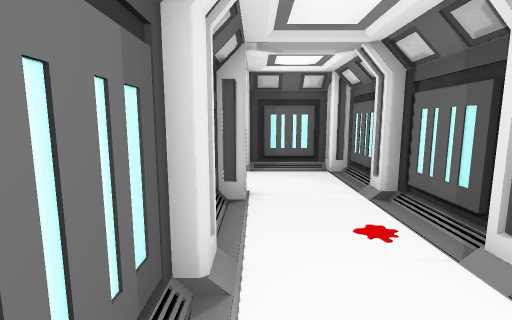
[1] (above)

12 first-person views from a walk through a 3-D level made in the Unity game engine. The camera is 1.5 m above the floor, tilts 8° down and sees 85° across. Doors are open. The floor is counted in squares, 1 m on a side. Each view is taken from the middle of a square. On the plan, view 1 faces up. The plan holds only what a view shows up to about 14 squares ahead; the rest is blank. The place goes on beyond the plan. The player character is not drawn.

[2]
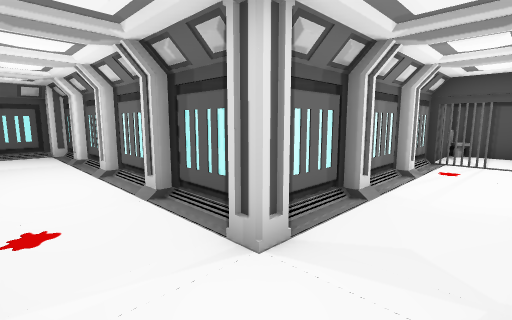

[3]
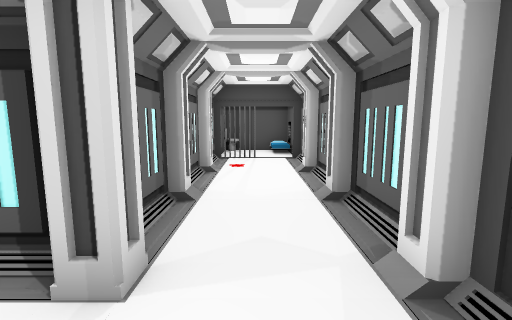

[4]
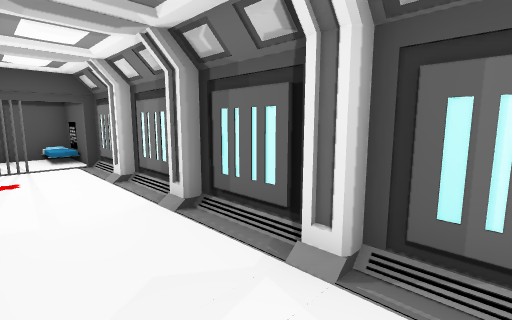

[5]
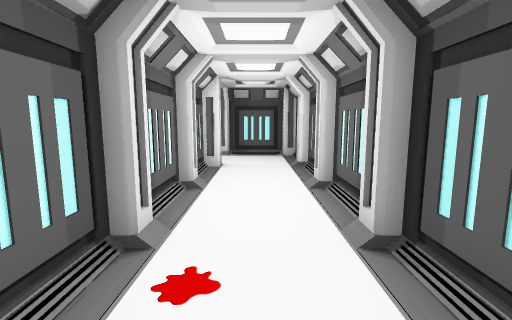

[6]
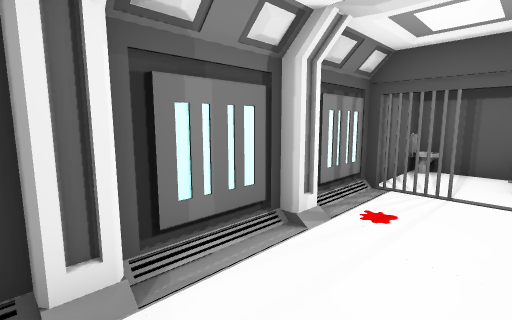

[7]
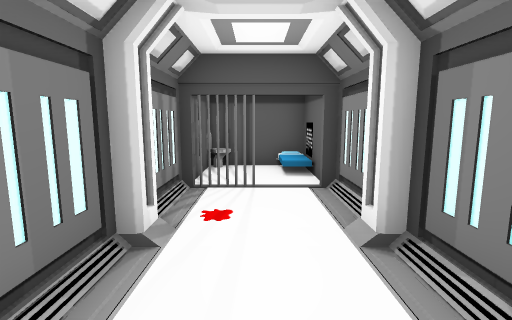

[8]
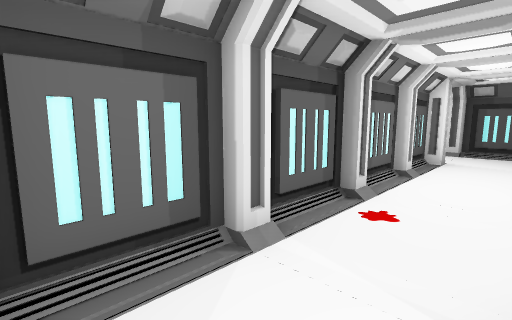

[9]
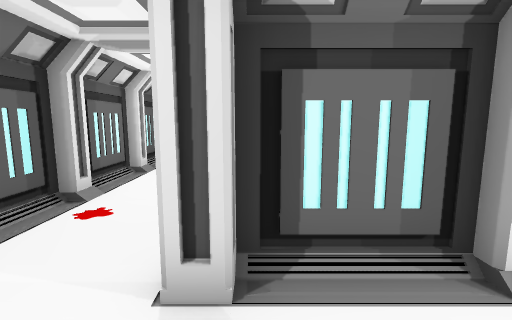

[10]
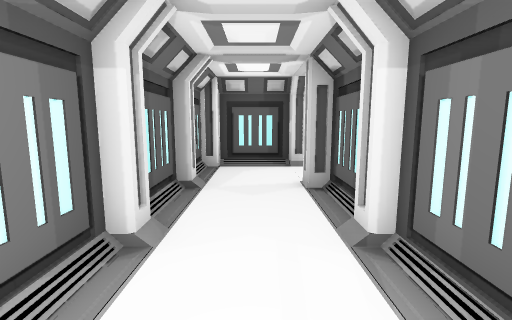

[11]
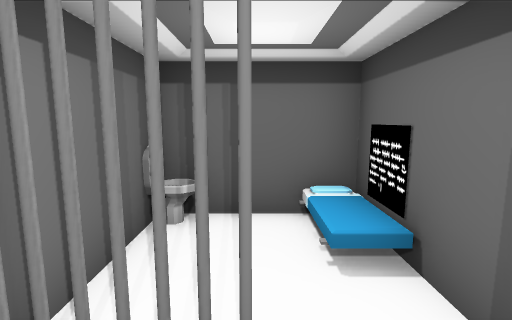

[12]
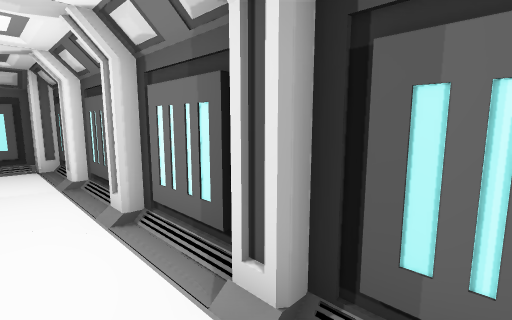

### Floor plan
Points are (right, up) in squares from view 1. A wall is a line through its corners. A room is listed if a view was taken in it or the views show most of it. See-through windows are left out.
Room 1 (views 1, 2, 3, 4, 5, 6, 7, 8, 9, 10, 11, 12)
walls: (-2.6, 5.4) (-0.7, 5.4) (-0.7, 3.5); (-1.4, 8.8) (-2.6, 8.8); (2.7, 6.4) (2.7, 8.2); (1.5, 8.8) (0.5, 8.8); (-0.7, 2.2) (-0.7, 0.5); (-4.4, 8.8) (-5.5, 8.8); (2.7, 3.4) (2.7, 5.2); (-5.5, 5.4) (-3.7, 5.4); (2.7, 0.5) (2.7, 1.9); (-7.4, 8.8) (-8.5, 8.8); (-0.7, -1.5) (-0.7, -3.2); (-9.2, 5.4) (-7.1, 5.4); (-9.2, 6.8) (-9.3, 6.3); (-9.3, 6.8) (-9.2, 6.3); (-9.4, 6.1) (-9.1, 5.8); (2.7, -3.2) (2.7, -1.2)
ways out: opening at (-9, 8) to room 2; open door at (-9, 6.5) to room 2
objects: pillar (-7, 9) to (-6, 9); pillar (-6, 5) to (-6, 6); pillar (-4, 9) to (-3, 9); pillar (-3, 5) to (-3, 6); pillar (-1, 0); pillar (-1, 3); pillar (-1, 9) to (0, 9); pillar (0, 5) to (0, 6); pillar (2, -3); pillar (2, 9) to (3, 9); pillar (3, 0); pillar (3, 3); pillar (3, 6)
Room 2 (no view inside)
walls: (-9.5, 8.8) (-12.4, 8.8) (-12.4, 5.4) (-9.5, 5.4)
ways out: opening at (-9, 8) to room 1; open door at (-9, 6.5) to room 1
objects: toilet (-12, 6)

Where each view was taken, in squares from view 1:
view 1: 0 up, 0 right, facing up
view 2: 8 up, 2 right, facing down-left
view 3: 7 up, 2 right, facing left
view 4: 6 up, 1 right, facing up-left
view 5: 6 up, 1 right, facing down
view 6: 8 up, 3 left, facing down-left
view 7: 7 up, 3 left, facing left
view 8: 8 up, 0 right, facing down-right
view 9: 8 up, 1 left, facing down
view 10: 7 up, 7 left, facing right
view 11: 7 up, 8 left, facing left
view 12: 4 up, 1 right, facing down-left
